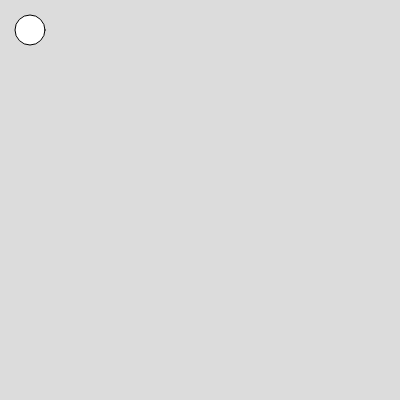
Frame 1 (no input)
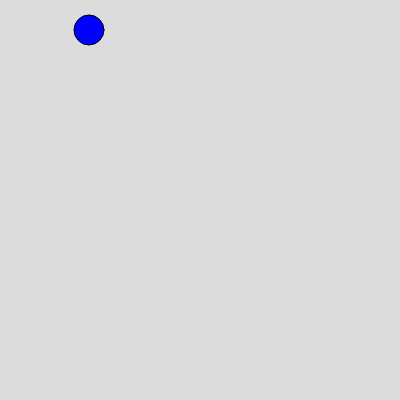
Frame 60 (no input)
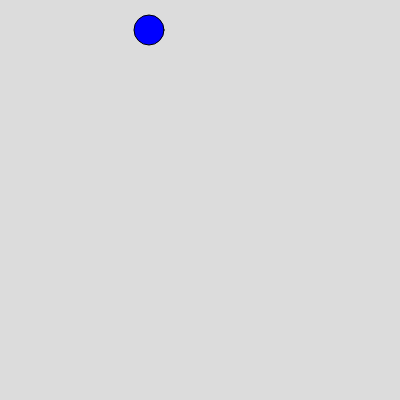
Frame 120 (the mouse pressed at the canvas centre since frame 60)

The p5.js sketch that drew these frames (run headless with seeded random() and noise() and a simulated clock; from frame 60 on, the mouse is pressed at the canvas centre):

// p5.js sketch
// ── sketch.js
var ball = {
  x: 30,
  y: 30,
  r: 30,
  x_speed: 0,
  y_speed: 0,
  color: ["red", "green", "blue"],

};


function setup() {
  createCanvas(400, 400);

}

function draw() {
  background(220);
  circle(ball.x, ball.y, ball.r)
  fill(ball.color[2])
  ball.x_speed = 1
  ball.x = ball.x + ball.x_speed

} 
